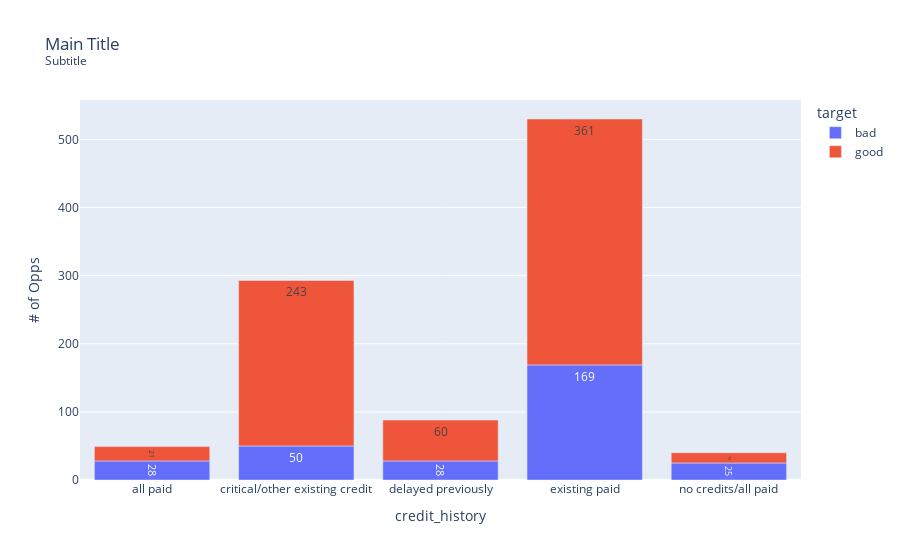

Write notebook code for a chart like this one.
### Code cell
#opps.group
fig = px.bar(
    credit_data.groupby(['credit_history', 'target']).size().reset_index(),
    x='credit_history',
    y=0,
    color='target',
    title=plotly_title(
        title="Main Title",
        subtitle="Subtitle"
    ),
    labels={
        'arr_difference': "ARR VARIANCE",
        '0': '# of Opps'
    },
    #markers=True,
    text=0,
)
fig.update_traces(textposition="inside")

### Figure 1 — Plotly figure (JSON) as saved in the notebook; plotly's stock layout.template omitted (floating-point values rounded to 4 significant figures)
{"data": [{"alignmentgroup": "True", "hovertemplate": "target=bad<br>credit_history=%{x}<br># of Opps=%{text}<extra></extra>", "legendgroup": "bad", "marker": {"color": "#636efa", "pattern": {"shape": ""}}, "name": "bad", "offsetgroup": "bad", "orientation": "v", "showlegend": true, "text": [28, 50, 28, 169, 25], "textposition": "inside", "type": "bar", "x": ["all paid", "critical/other existing credit", "delayed previously", "existing paid", "no credits/all paid"], "xaxis": "x", "y": [28, 50, 28, 169, 25], "yaxis": "y"}, {"alignmentgroup": "True", "hovertemplate": "target=good<br>credit_history=%{x}<br># of Opps=%{text}<extra></extra>", "legendgroup": "good", "marker": {"color": "#EF553B", "pattern": {"shape": ""}}, "name": "good", "offsetgroup": "good", "orientation": "v", "showlegend": true, "text": [21, 243, 60, 361, 15], "textposition": "inside", "type": "bar", "x": ["all paid", "critical/other existing credit", "delayed previously", "existing paid", "no credits/all paid"], "xaxis": "x", "y": [21, 243, 60, 361, 15], "yaxis": "y"}], "layout": {"barmode": "relative", "legend": {"title": {"text": "target"}, "tracegroupgap": 0}, "title": {"text": "Main Title<br><sup>Subtitle</sup>"}, "xaxis": {"anchor": "y", "domain": [0, 1], "title": {"text": "credit_history"}}, "yaxis": {"anchor": "x", "domain": [0, 1], "title": {"text": "# of Opps"}}}}
